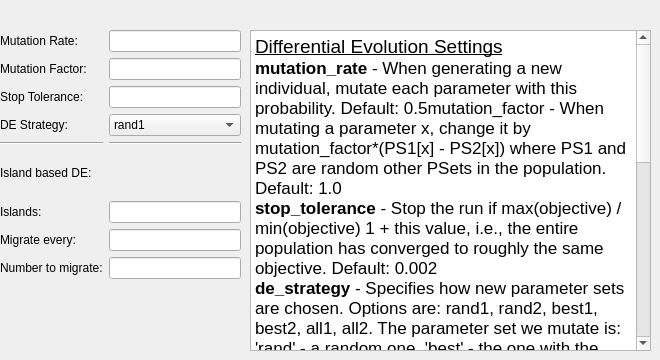
         <widget class="QWidget" name="page">
          <widget class="QWidget" name="gridLayoutWidget_2">
           <property name="geometry">
            <rect>
             <x>0</x>
             <y>30</y>
             <width>241</width>
             <height>249</height>
            </rect>
           </property>
           <layout class="QGridLayout" name="de_layout">
            <item row="3" column="1">
             <widget class="QComboBox" name="de_strategy">
              <item>
               <property name="text">
                <string>rand1</string>
               </property>
              </item>
              <item>
               <property name="text">
                <string>rand2</string>
               </property>
              </item>
              <item>
               <property name="text">
                <string>best1</string>
               </property>
              </item>
              <item>
               <property name="text">
                <string>best2</string>
               </property>
              </item>
              <item>
               <property name="text">
                <string>all1</string>
               </property>
              </item>
              <item>
               <property name="text">
                <string>all2</string>
               </property>
              </item>
             </widget>
            </item>
            <item row="4" column="1">
             <widget class="Line" name="line_2">
              <property name="orientation">
               <enum>Qt::Horizontal</enum>
              </property>
             </widget>
            </item>
            <item row="4" column="0">
             <widget class="Line" name="line">
              <property name="orientation">
               <enum>Qt::Horizontal</enum>
              </property>
             </widget>
            </item>
            <item row="2" column="1">
             <widget class="QLineEdit" name="stop_tolerance">
              <property name="text">
               <string/>
              </property>
             </widget>
            </item>
            <item row="7" column="1">
             <widget class="QLineEdit" name="migrate_every">
              <property name="text">
               <string/>
              </property>
             </widget>
            </item>
            <item row="8" column="0">
             <widget class="QLabel" name="ntmlabel">
              <property name="text">
               <string>Number to migrate:</string>
              </property>
             </widget>
            </item>
            <item row="6" column="1">
             <widget class="QLineEdit" name="islands">
              <property name="text">
               <string/>
              </property>
             </widget>
            </item>
            <item row="0" column="1">
             <widget class="QLineEdit" name="mutation_rate">
              <property name="text">
               <string/>
              </property>
             </widget>
            </item>
            <item row="6" column="0">
             <widget class="QLabel" name="ilabel">
              <property name="text">
               <string>Islands:</string>
              </property>
             </widget>
            </item>
            <item row="7" column="0">
             <widget class="QLabel" name="melabel">
              <property name="text">
               <string>Migrate every:</string>
              </property>
             </widget>
            </item>
            <item row="1" column="0">
             <widget class="QLabel" name="mflabel">
              <property name="text">
               <string>Mutation Factor:</string>
              </property>
             </widget>
            </item>
            <item row="1" column="1">
             <widget class="QLineEdit" name="mutation_factor">
              <property name="text">
               <string/>
              </property>
             </widget>
            </item>
            <item row="0" column="0">
             <widget class="QLabel" name="mrlabel">
              <property name="text">
               <string>Mutation Rate:</string>
              </property>
             </widget>
            </item>
            <item row="8" column="1">
             <widget class="QLineEdit" name="num_to_migrate">
              <property name="text">
               <string/>
              </property>
             </widget>
            </item>
            <item row="5" column="0">
             <widget class="QLabel" name="label_34">
              <property name="text">
               <string>Island based DE:</string>
              </property>
             </widget>
            </item>
            <item row="3" column="0">
             <widget class="QLabel" name="label_33">
              <property name="text">
               <string>DE Strategy:</string>
              </property>
             </widget>
            </item>
            <item row="2" column="0">
             <widget class="QLabel" name="stlabel">
              <property name="text">
               <string>Stop Tolerance:</string>
              </property>
             </widget>
            </item>
           </layout>
          </widget>
          <widget class="QTextEdit" name="textEdit_2">
           <property name="geometry">
            <rect>
             <x>250</x>
             <y>30</y>
             <width>401</width>
             <height>321</height>
            </rect>
           </property>
           <property name="html">
            <string>&lt;!DOCTYPE HTML PUBLIC &quot;-//W3C//DTD HTML 4.0//EN&quot; &quot;http://www.w3.org/TR/REC-html40/strict.dtd&quot;&gt;
&lt;html&gt;&lt;head&gt;&lt;meta name=&quot;qrichtext&quot; content=&quot;1&quot; /&gt;&lt;style type=&quot;text/css&quot;&gt;
p, li { white-space: pre-wrap; }
&lt;/style&gt;&lt;/head&gt;&lt;body style=&quot; font-family:'.SF NS Text'; font-size:13pt; font-weight:400; font-style:normal;&quot;&gt;
&lt;p style=&quot; margin-top:0px; margin-bottom:0px; margin-left:0px; margin-right:0px; -qt-block-indent:0; text-indent:0px;&quot;&gt;&lt;span style=&quot; font-size:14pt; text-decoration: underline;&quot;&gt;Differential Evolution Settings&lt;/span&gt;&lt;/p&gt;
&lt;p style=&quot; margin-top:0px; margin-bottom:0px; margin-left:0px; margin-right:0px; -qt-block-indent:0; text-indent:0px;&quot;&gt;&lt;span style=&quot; font-weight:600;&quot;&gt;mutation_rate &lt;/span&gt;- When generating a new individual, mutate each parameter with this probability. Default: 0.5mutation_factor - When mutating a parameter x, change it by mutation_factor*(PS1[x] - PS2[x]) where PS1 and PS2 are random other PSets in the population.  Default: 1.0&lt;/p&gt;
&lt;p style=&quot; margin-top:0px; margin-bottom:0px; margin-left:0px; margin-right:0px; -qt-block-indent:0; text-indent:0px;&quot;&gt;&lt;span style=&quot; font-weight:600;&quot;&gt;stop_tolerance&lt;/span&gt; - Stop the run if max(objective) / min(objective) 1 + this value, i.e., the entire population has converged to roughly the same objective. Default: 0.002&lt;/p&gt;
&lt;p style=&quot; margin-top:0px; margin-bottom:0px; margin-left:0px; margin-right:0px; -qt-block-indent:0; text-indent:0px;&quot;&gt;&lt;span style=&quot; font-weight:600;&quot;&gt;de_strategy&lt;/span&gt; - Specifies how new parameter sets are chosen. Options are: rand1, rand2, best1, best2, all1, all2. The parameter set we mutate is: 'rand' - a random one, 'best' - the one with the lowest objective value, 'all' - the one we are proposing to replace (so all psets are mutated once per iteration). The amount of mutation is based on: '1' - 1 pair of other parameter sets (p1-p2), '2' - 2 pairs of other parameter sets (p1-p2 + p3-p4).&lt;/p&gt;
&lt;p style=&quot;-qt-paragraph-type:empty; margin-top:0px; margin-bottom:0px; margin-left:0px; margin-right:0px; -qt-block-indent:0; text-indent:0px;&quot;&gt;&lt;br /&gt;&lt;/p&gt;
&lt;p style=&quot; margin-top:0px; margin-bottom:0px; margin-left:0px; margin-right:0px; -qt-block-indent:0; text-indent:0px;&quot;&gt;# These are related to &amp;quot;island-based&amp;quot; differential evolution. If all omitted, uses regular differential evolution, which is still parallelizable, but has to wait until a whole generation finishes before moving on to the next.&lt;/p&gt;
&lt;p style=&quot; margin-top:0px; margin-bottom:0px; margin-left:0px; margin-right:0px; -qt-block-indent:0; text-indent:0px;&quot;&gt;# Asynchronous differential evolution (fit_type=ade) is also available. It does not use islands, and so ignores these keys.&lt;/p&gt;
&lt;p style=&quot; margin-top:0px; margin-bottom:0px; margin-left:0px; margin-right:0px; -qt-block-indent:0; text-indent:0px;&quot;&gt;&lt;span style=&quot; font-weight:600;&quot;&gt;islands:&lt;/span&gt; Number of separate populations to evolve. Default: 1&lt;/p&gt;
&lt;p style=&quot; margin-top:0px; margin-bottom:0px; margin-left:0px; margin-right:0px; -qt-block-indent:0; text-indent:0px;&quot;&gt;&lt;span style=&quot; font-weight:600;&quot;&gt;migrate_every:&lt;/span&gt; After this number of generations, migrate some individuals between islands. Default: 20 (but Inf if islands = 1)&lt;/p&gt;
&lt;p style=&quot; margin-top:0px; margin-bottom:0px; margin-left:0px; margin-right:0px; -qt-block-indent:0; text-indent:0px;&quot;&gt;&lt;span style=&quot; font-weight:600;&quot;&gt;num_to_migrate:&lt;/span&gt; How many individuals to migrate off of each island during migration? Default: 3&lt;/p&gt;&lt;/body&gt;&lt;/html&gt;</string>
           </property>
           <property name="textInteractionFlags">
            <set>Qt::TextSelectableByKeyboard|Qt::TextSelectableByMouse</set>
           </property>
          </widget>
         </widget>
